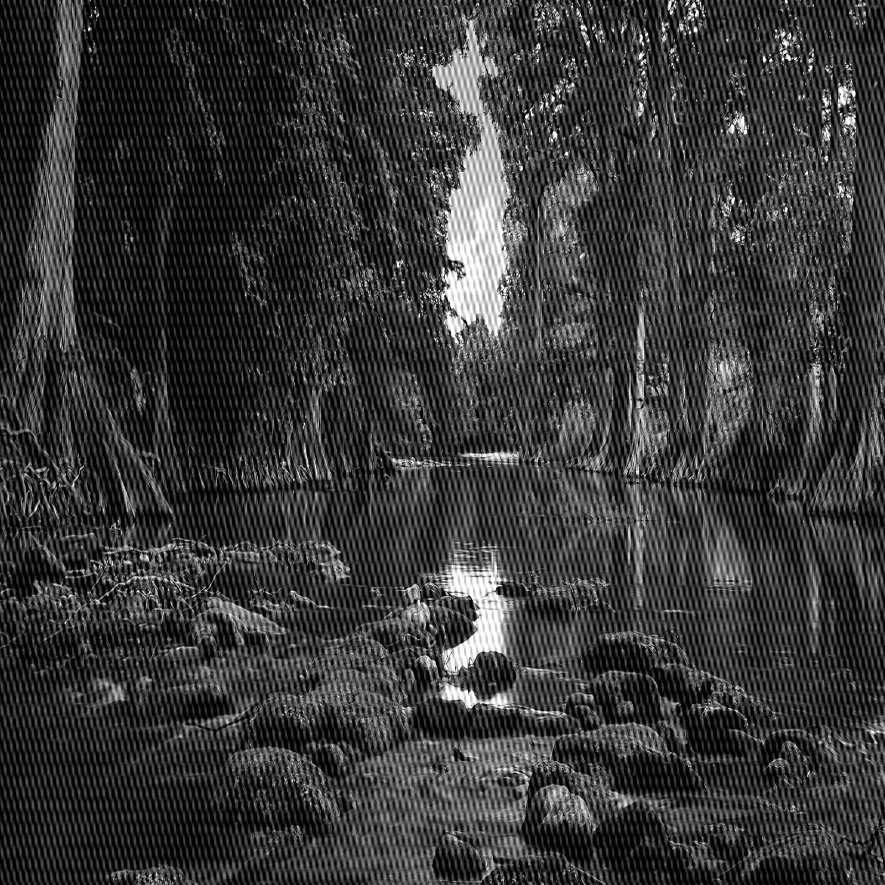
#> input picture hw3/3.jpg, 885 x 885 px; the run also reads 1 picture not shown here
$ jupyter execute --allow-errors HW3_400722102.ipynb
#> lines starting #> are read from the running program, lines starting #| are printed output that depends on the picture; after the words box and inside, x2 and y2 are one past the last pixel; in counts of white or black regions, pixels touching at a corner belong together; long printed decimals are rounded
[cell 1]
from google.colab import files
uploaded = files.upload()
#> the answer given: 3.jpg
uploaded = files.upload()
#> the answer given: real_3.jpg

[cell 2]
import numpy as np
import  cv2
from matplotlib import pyplot as plt
from mpl_toolkits.axes_grid1 import ImageGrid
from google.colab import files
from google.colab.patches import cv2_imshow
from scipy.fftpack import dct, idct
import matplotlib.pylab as plt
from math import log10, sqrt
import cv2
import numpy as np

DCT

[cell 3]
#Read image
img = cv2.imread('3.jpg',cv2.IMREAD_GRAYSCALE)
#> img is the input picture: shape (885, 885); min 0, max 255, mean 56.2
imgreal = cv2.imread('real_3.jpg',cv2.IMREAD_GRAYSCALE)
rows, cols = img.shape
#> rows = 885; cols = 885
crow,ccol = rows//2 , cols//2
#> crow = 442; ccol = 442
img2 = np.float32(img)
h = img.shape[0] +1
#> h = 886
w = img.shape[1] +1
#> w = 886
vis0 = np.zeros((h,w), np.float32)
vis0[:h-1, :w-1] = img
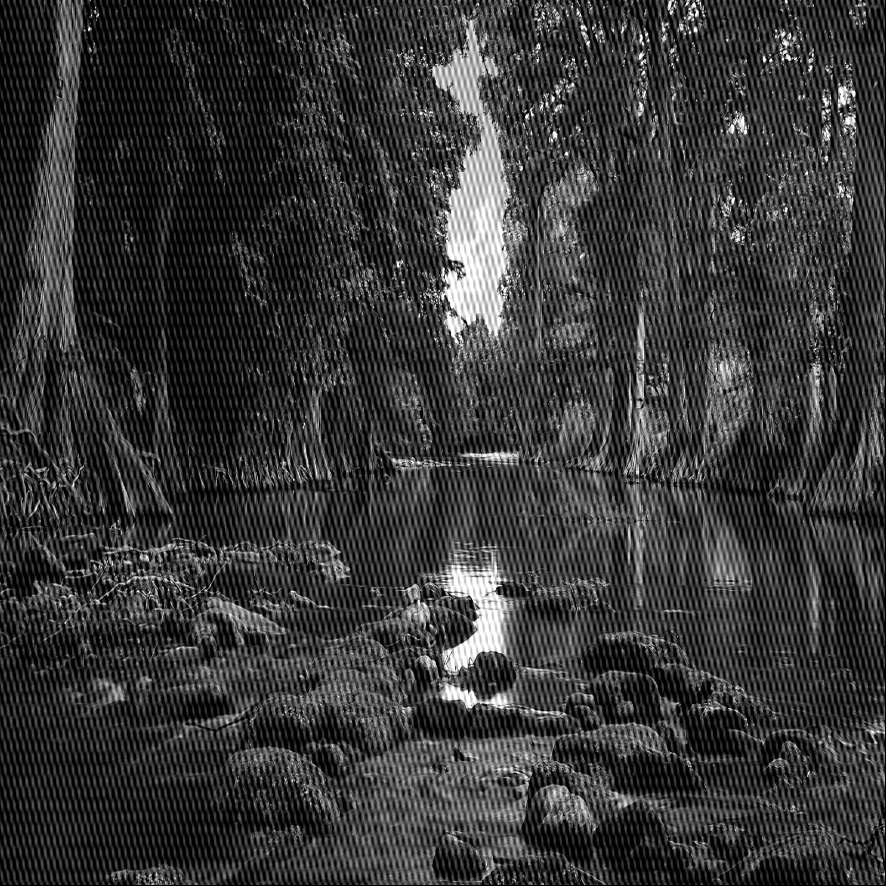
#> vis0: shape (886, 886) float32; min 0, max 255, mean 56.1
vis0[885 , 885] = vis0[884 , 884]
#> vis0: shape (886, 886) float32; under 0.01% of pixels changed, all inside (x1, y1, x2, y2) = (885, 885, 886, 886)
vis0[884 , 885] = vis0[884 , 884]
#> vis0: shape (886, 886) float32; min 0, max 255, mean 56.1
vis0[885 , 884] = vis0[884 , 884]
#> vis0: shape (886, 886) float32; min 0, max 255, mean 56.1
vis1 = cv2.dct(vis0)

#mask

mask = np.zeros((rows+1,cols+1),np.uint8)
mask[0 :  150   , 0: 250 ] = 1

dct_filter = vis1 * mask


reconstructed = cv2.idct(dct_filter)
'''
برای مقایسه در قسمت ب سوال ، لازم است تا مجددا عکس نهایی پس از اعمال فیلتر را به اندازه اولیه آن
نگاشت کنیم
'''
vis3 = np.zeros((h-1,w-1), np.float32)
vis3[:h-1, :w-1] = reconstructed[:h-1 , :w-1]


fig = plt.figure(figsize=(32,32))
grid = ImageGrid(fig, 111,
                 nrows_ncols=(3, 2),
                 axes_pad=1,
                 )


grid[0].imshow(img,cmap='gray',vmin=0,vmax=255)
grid[0].set_title('original image')
grid[0].axis('off')
grid[2].imshow(vis1, cmap='gray',vmin=0,vmax=255)
grid[2].set_title('dct of  image ')
grid[2].axis('off')
grid[3].imshow(mask , cmap = 'gray')
grid[3].set_title('mask')
grid[3].axis('off')
grid[1].imshow(reconstructed , cmap='gray')
grid[1].set_title('reconstructed & filtered image')
grid[1].axis('off')
grid[4].imshow(dct_filter , cmap='gray',vmin=0,vmax=255)
grid[4].set_title('filtered dct')
grid[4].axis('off')
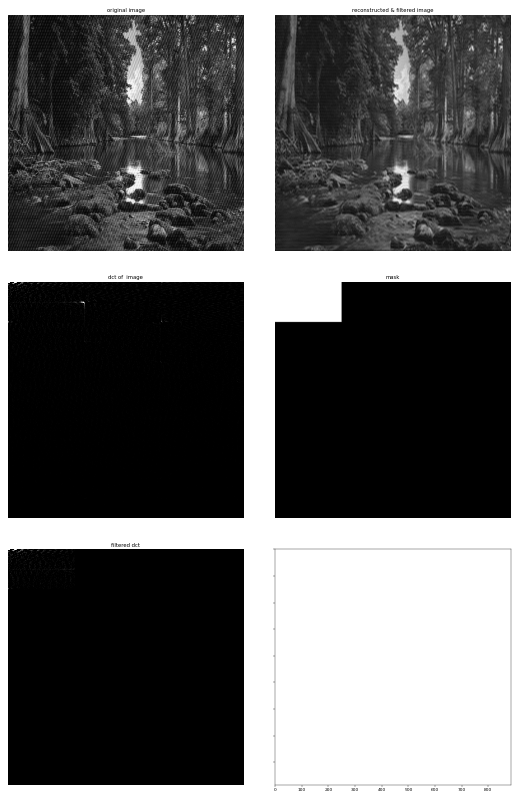
#> figure drawn by matplotlib, 5 panels

DFT

[cell 4]
dft = cv2.dft(np.float32(img),flags = cv2.DFT_COMPLEX_OUTPUT)

dft_shift = np.fft.fftshift(dft)

magnitude_spectrum = np.log(cv2.magnitude(dft_shift[:,:,0],dft_shift[:,:,1]))
magnitude_spectrum2 = np.log(cv2.magnitude(dft[:,:,0],dft[:,:,1]))
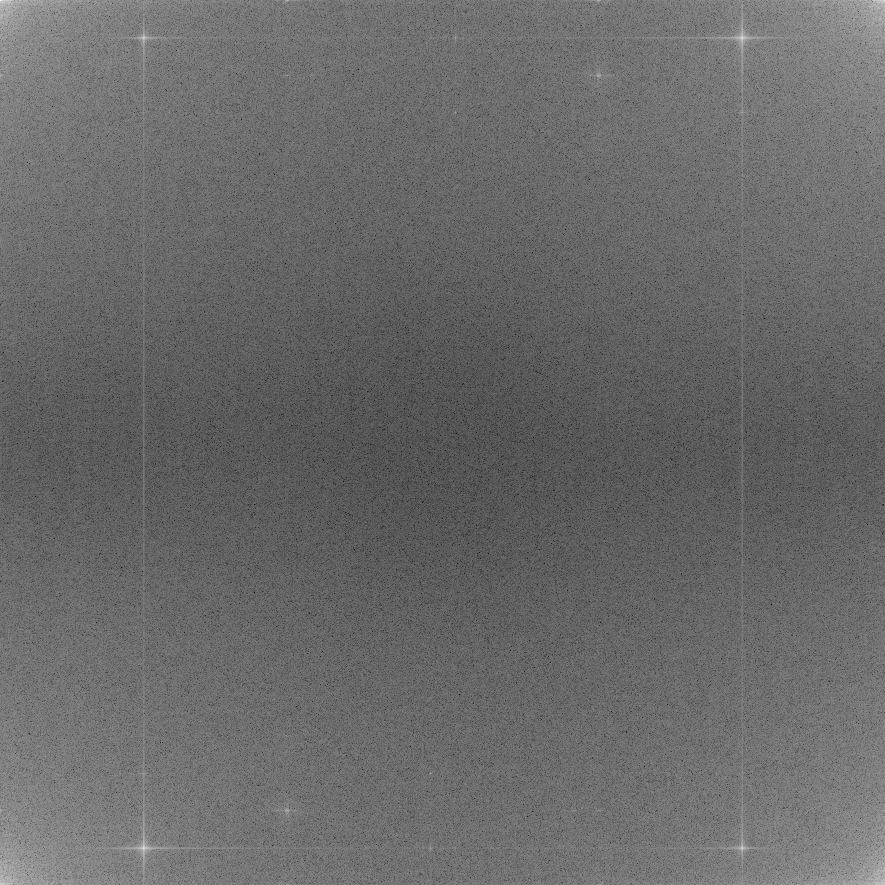
#> magnitude_spectrum2: shape (885, 885) float32; min 2.93, max 17.6, mean 9.05; drawn with min black and max white
fig = plt.figure(figsize=(16,16))
grid = ImageGrid(fig, 111,
                 nrows_ncols=(1, 3),
                 axes_pad=1,
                 )
grid[0].imshow(img,cmap='gray',vmin=0,vmax=255)
grid[0].set_title('original image')
grid[0].axis('off')
grid[1].imshow(magnitude_spectrum2, cmap='gray')
grid[1].set_title('dft of  image ')
grid[1].axis('off')
grid[2].imshow(magnitude_spectrum, cmap='gray')
grid[2].set_title('shift dft of  image ')
grid[2].axis('off')

[cell 5]
rows, cols = img.shape
crow,ccol = rows//2 , cols//2
a = rows//2
#> a = 442
b = cols //6 - 10
#> b = 137
c = rows // 6
#> c = 147
d = cols // 2
#> d = 442
# create a mask first, center square is 1, remaining all zeros
mask2 = np.zeros((rows,cols,2),np.uint8)
mask2[crow-a :crow+a, ccol- b+10:ccol +b - 10] = 1
mask2[crow + c : crow +a , ccol -d  : ccol + d ] =1
mask2[crow - a : crow -c   , ccol -d  : ccol + d ] =1
mask2[crow - 20 : crow +20   , ccol -d  : ccol + d ] =1
mask2[crow - a : crow + a , ccol -d  : ccol - b - 20] =1
mask2[crow - a : crow + a , ccol +b + 20  : ccol + d] =1


# apply mask
fshift = dft_shift*mask2
'''
حال معکوس شیفت یافته تصویر حاصل را به دست می آوریم
'''
f_ishift = np.fft.ifftshift(fshift)
'''
حال معکوس دی اف تی  تصویر حاصل را به دست می آوریم
'''
img_back = cv2.idft(f_ishift)

f_ishift2= np.log(cv2.magnitude(fshift[:,:,0],fshift[:,:,1]))
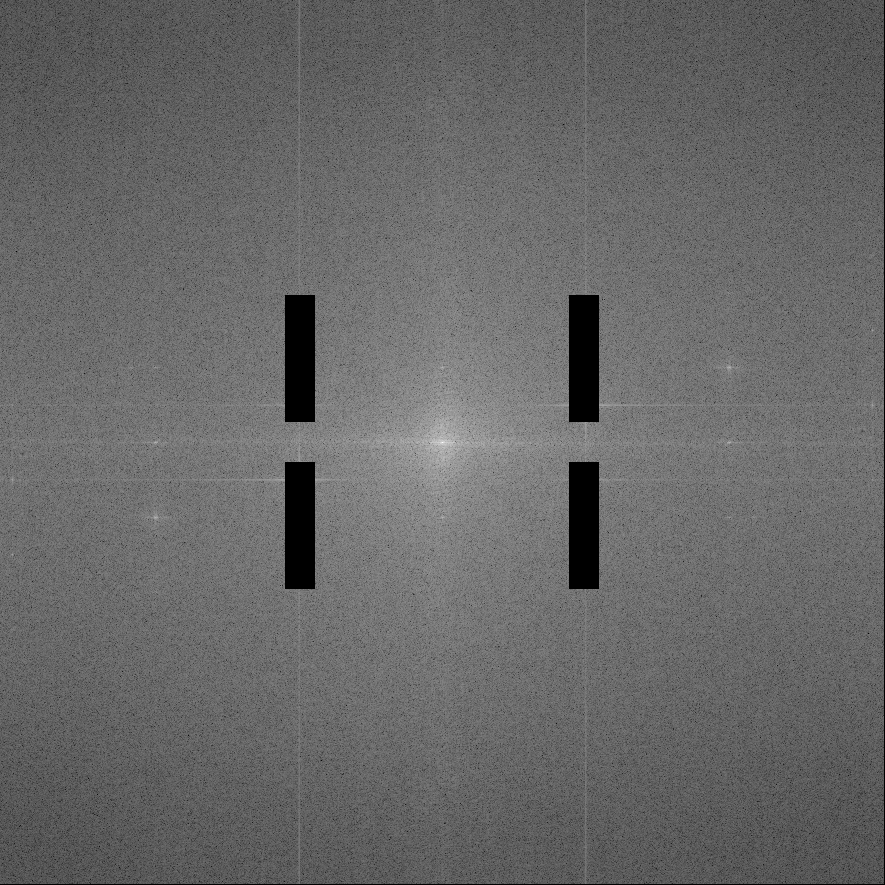
#> f_ishift2: shape (885, 885) float32; 2.17% of the values are NaN or infinite; the others: min 2.93, max 17.6, mean 9.03; drawn with min black, max white, NaN and infinite black

img_back = cv2.magnitude(img_back[:,:,0],img_back[:,:,1])
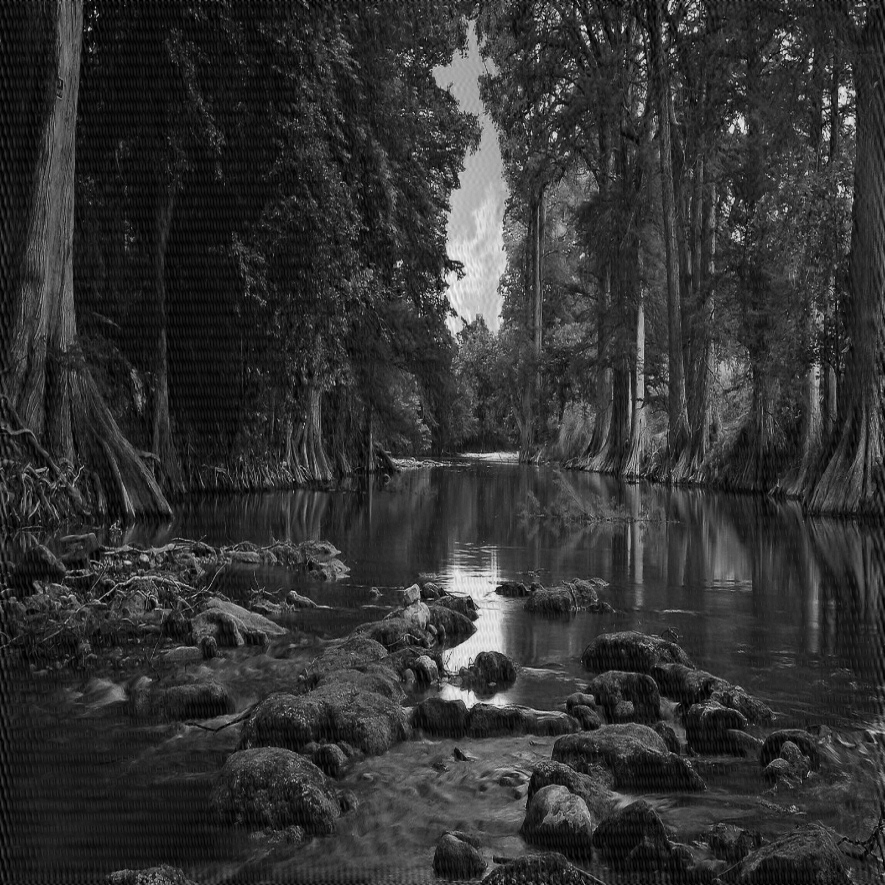
#> img_back: shape (885, 885) float32; min 13193, max 218008816, mean 44057380; drawn with min black and max white


fig = plt.figure(figsize=(16,16))
grid = ImageGrid(fig, 111,
                 nrows_ncols=(2, 2),
                 axes_pad=1,
                 )
grid[0].imshow(f_ishift2 , cmap='gray')
grid[0].set_title('filtered & shifted dft')
grid[0].axis('off')
grid[2].imshow(img, cmap='gray')
grid[2].set_title('image')
grid[2].axis('off')
grid[3].imshow(img_back, cmap='gray')
grid[3].set_title('reconstructed & filtered image')
grid[3].axis('off')
grid[1].imshow(mask2[:,:,0], cmap = 'gray')
grid[1].set_title('mask')
grid[1].axis('off')
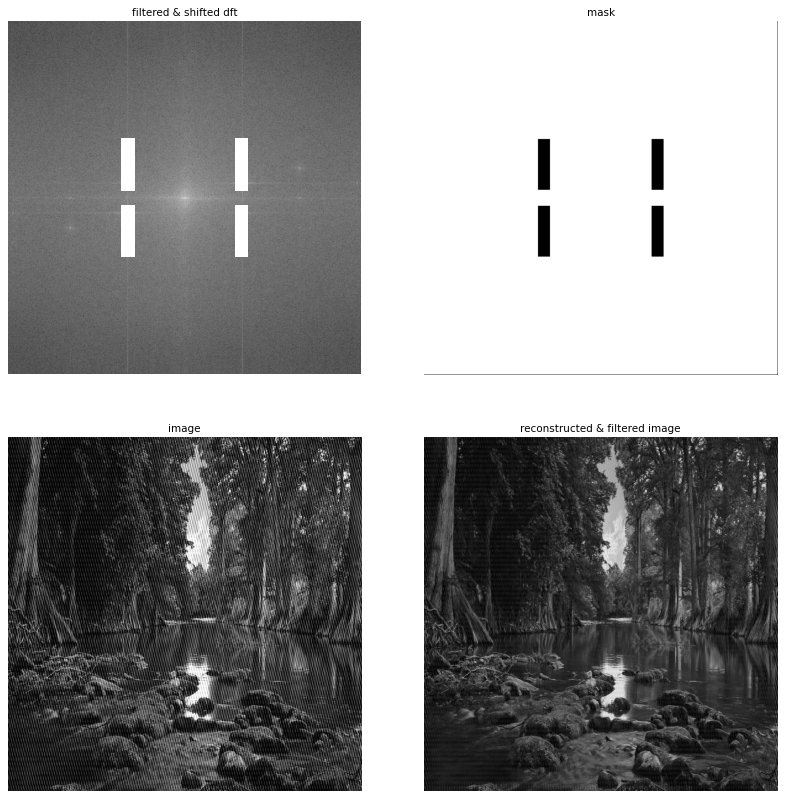
#> figure drawn by matplotlib, 4 panels

[cell 6]
f_ishift5 = np.fft.ifftshift(f_ishift2)
fig = plt.figure(figsize=(8,8))
grid = ImageGrid(fig, 111,
                 nrows_ncols=(1, 1),
                 axes_pad=1,
                 )
grid[0].imshow(f_ishift5 , cmap = 'gray')
grid[0].set_title(' inverse of  shifted & filtered dft')
grid[0].axis('off')

[cell 7]
fig = plt.figure(figsize=(32,32))
grid = ImageGrid(fig, 111,
                 nrows_ncols=(1, 3),
                 axes_pad=1,
                 )
grid[0].imshow(imgreal , cmap = 'gray')
grid[0].set_title(' real')
grid[0].axis('off')
grid[1].imshow(vis3 , cmap = 'gray')
grid[1].set_title(' dct')
grid[1].axis('off')
grid[2].imshow(img_back , cmap = 'gray')
grid[2].set_title(' dft')
grid[2].axis('off')

[cell 8]
def PSNR(original, compressed):
	mse = np.mean((original - compressed) ** 2)
#> mse = 2.87e+15
	if(mse == 0): # MSE is zero means no noise is present in the signal .
				# Therefore PSNR have no importance.
		return 100
	max_pixel = 255.0
	psnr = 20 * log10(max_pixel / sqrt(mse))
#> psnr = -106.5
	return psnr

print('DFT' , PSNR( imgreal,img_back ))
#| DFT -106.453
print('DCT' , PSNR(imgreal ,vis3 ))
#| DCT 23.437

[cell 9]
def MSE(orginal , compressed):
    mse = np.mean((orginal - compressed) ** 2)
#> mse = 2.87e+15
    return mse

print('DFT', MSE(imgreal,img_back))
#| DFT 2873318000000000.0

print('DCT', MSE(imgreal,vis3))
#| DCT 294.7302
